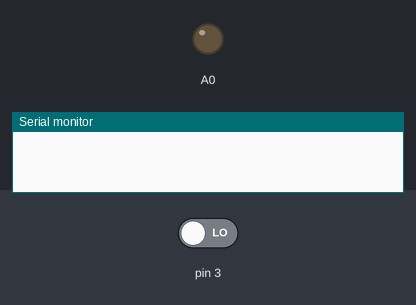
A sketch run on a simulated Arduino Uno, built with avr-gcc and run on an emulated ATmega328P. Shown: output pins drawn as LEDs (lit = HIGH), the last lines printed to the serial monitor. The inputs (shaded band) are chosen by the test bench; at power-on: pin 3 LOW.

Above: at 1.2 s.
1.3 s: pin 3 driven HIGH
At 2.4 s:
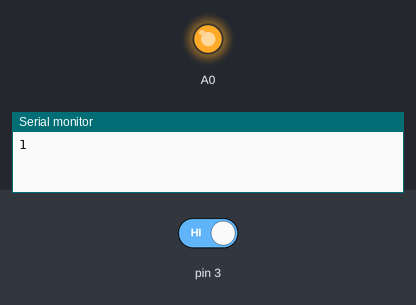
Timing chart, 0 to 4.3 s (numbered marks = the images above; inputs shaded):
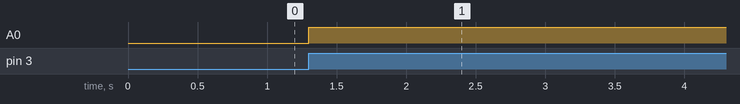

The sketch:

Tester.ino
```cpp
boolean buttonState = LOW;
boolean ledState = LOW;

void setup(){
  Serial.begin(115200);
  pinMode(A0, OUTPUT);
  pinMode(3, INPUT);

  digitalWrite(A0, ledState);
}

void loop()     {

  int btn3 = digitalRead(3);
  if(buttonState != btn3){
    buttonState = btn3;
    Serial.println(buttonState);
    if(buttonState == HIGH){
      ledState = !ledState;
      digitalWrite(A0, ledState);
    }
  }
}
```

Measured:
- after the input at 1.3 s, A0: LOW → HIGH at once
